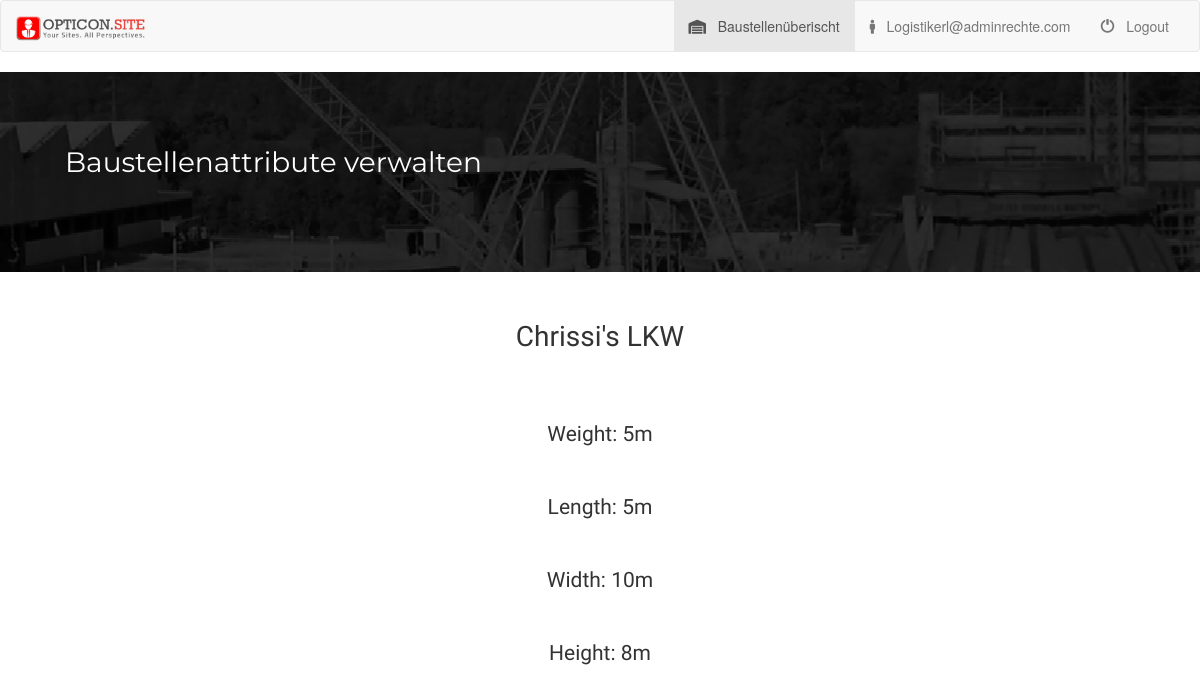
Page /logisticsSettings/5/ on the earlier database version.
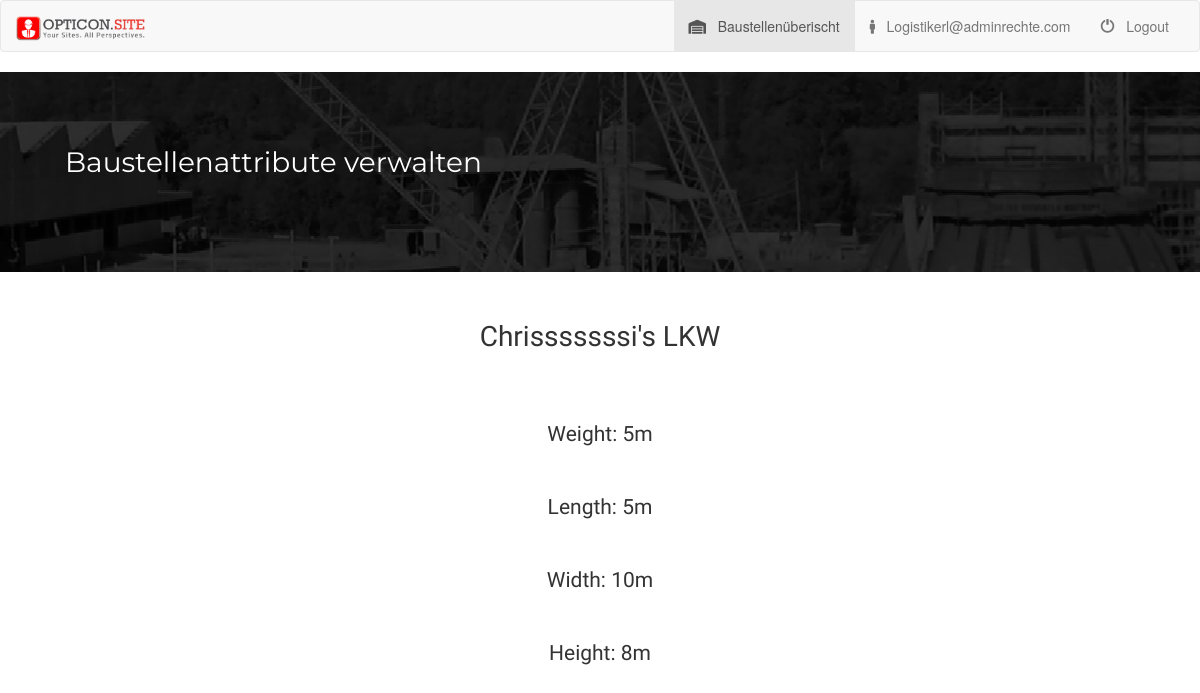
Same page on the later database version.
### logisticsSettings/models.py (models this page shows, shortened)
class Truck(models.Model):
	truck_name = models.CharField(max_length=100)
	weight = models.CharField(max_length=100, null = True, blank = True)
	length = models.CharField(max_length=100, null = True, blank = True)
	width = models.CharField(max_length=100, null = True, blank = True)
	height = models.CharField(max_length=100, null = True, blank = True)

### logisticsSettings/views.py (the view)
# urls.py: re_path(r'^(?P<trucktype_id>\d+)/$', views.detailView, name='detailView'),
def detailView(request, trucktype_id):
	truck_details = Truck.objects.get(id=trucktype_id)
	context = {'truck_details':truck_details}
	return render(request, 'logisticsSettings/detail.html', context)

### logisticsSettings/templates/logisticsSettings/detail.html (shortened to what this page needs)
{% extends 'logisticsSettings/base.html' %}
{% block body %}
<h1 class="detailHeader">{{ truck_details.truck_name }}</h1>
<h2 class="detailPoint">Weight:&nbsp{{ truck_details.weight }}</h2>
<h2 class="detailPoint">Length:&nbsp{{ truck_details.length }}</h2>
<h2 class="detailPoint">Width:&nbsp{{ truck_details.width }}</h2>
<h2 class="detailPoint">Height:&nbsp{{ truck_details.height }}</h2>
{% endblock %}

Differences in the rows shown:
changed Truck: truck_name "Chrissi's LKW" → "Chrisssssssi's LKW"
